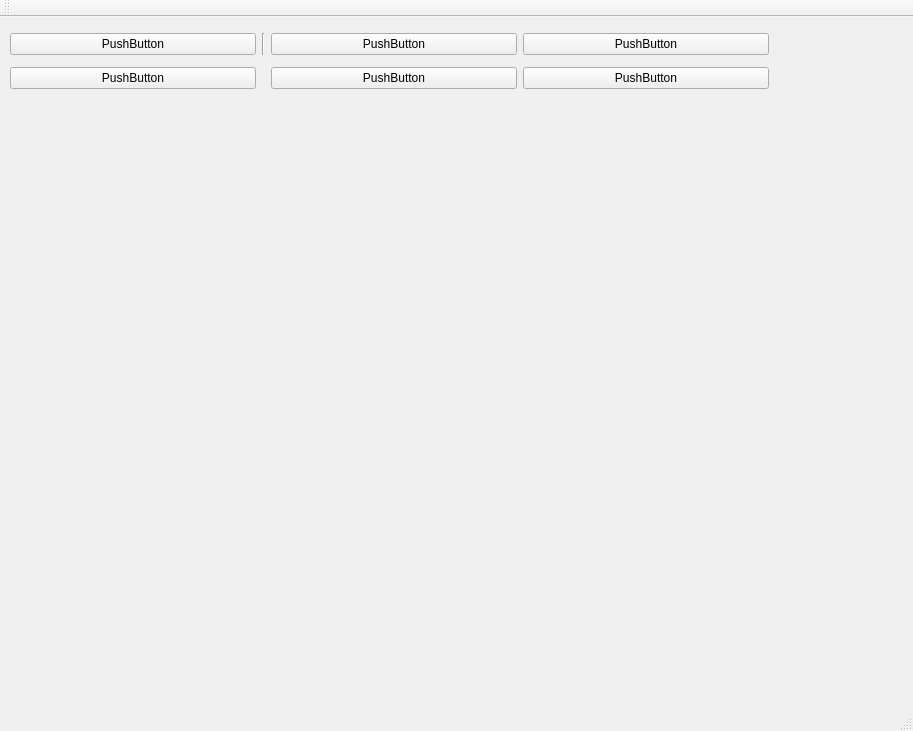
<?xml version="1.0" encoding="UTF-8"?>
<ui version="4.0">
 <class>SudokuGUIClass</class>
 <widget class="QMainWindow" name="SudokuGUIClass">
  <property name="geometry">
   <rect>
    <x>0</x>
    <y>0</y>
    <width>913</width>
    <height>731</height>
   </rect>
  </property>
  <property name="windowTitle">
   <string>SudokuGUI</string>
  </property>
  <widget class="QWidget" name="centralWidget">
   <widget class="QWidget" name="gridLayoutWidget">
    <property name="geometry">
     <rect>
      <x>-1</x>
      <y>-1</y>
      <width>781</width>
      <height>91</height>
     </rect>
    </property>
    <layout class="QGridLayout" name="gridLayout">
     <item row="0" column="0">
      <widget class="QPushButton" name="pushButton_3">
       <property name="text">
        <string>PushButton</string>
       </property>
      </widget>
     </item>
     <item row="0" column="3">
      <widget class="QPushButton" name="pushButton">
       <property name="text">
        <string>PushButton</string>
       </property>
      </widget>
     </item>
     <item row="0" column="1">
      <widget class="Line" name="line">
       <property name="orientation">
        <enum>Qt::Vertical</enum>
       </property>
      </widget>
     </item>
     <item row="0" column="2">
      <widget class="QPushButton" name="pushButton_2">
       <property name="text">
        <string>PushButton</string>
       </property>
      </widget>
     </item>
     <item row="1" column="0">
      <widget class="QPushButton" name="pushButton_4">
       <property name="text">
        <string>PushButton</string>
       </property>
      </widget>
     </item>
     <item row="1" column="2">
      <widget class="QPushButton" name="pushButton_5">
       <property name="text">
        <string>PushButton</string>
       </property>
      </widget>
     </item>
     <item row="1" column="3">
      <widget class="QPushButton" name="pushButton_6">
       <property name="text">
        <string>PushButton</string>
       </property>
      </widget>
     </item>
    </layout>
   </widget>
  </widget>
  <widget class="QMenuBar" name="menuBar">
   <property name="geometry">
    <rect>
     <x>0</x>
     <y>0</y>
     <width>913</width>
     <height>26</height>
    </rect>
   </property>
  </widget>
  <widget class="QToolBar" name="mainToolBar">
   <attribute name="toolBarArea">
    <enum>TopToolBarArea</enum>
   </attribute>
   <attribute name="toolBarBreak">
    <bool>false</bool>
   </attribute>
  </widget>
  <widget class="QStatusBar" name="statusBar"/>
 </widget>
 <layoutdefault spacing="6" margin="11"/>
 <resources>
  <include location="sudokugui.qrc"/>
 </resources>
 <connections/>
</ui>
